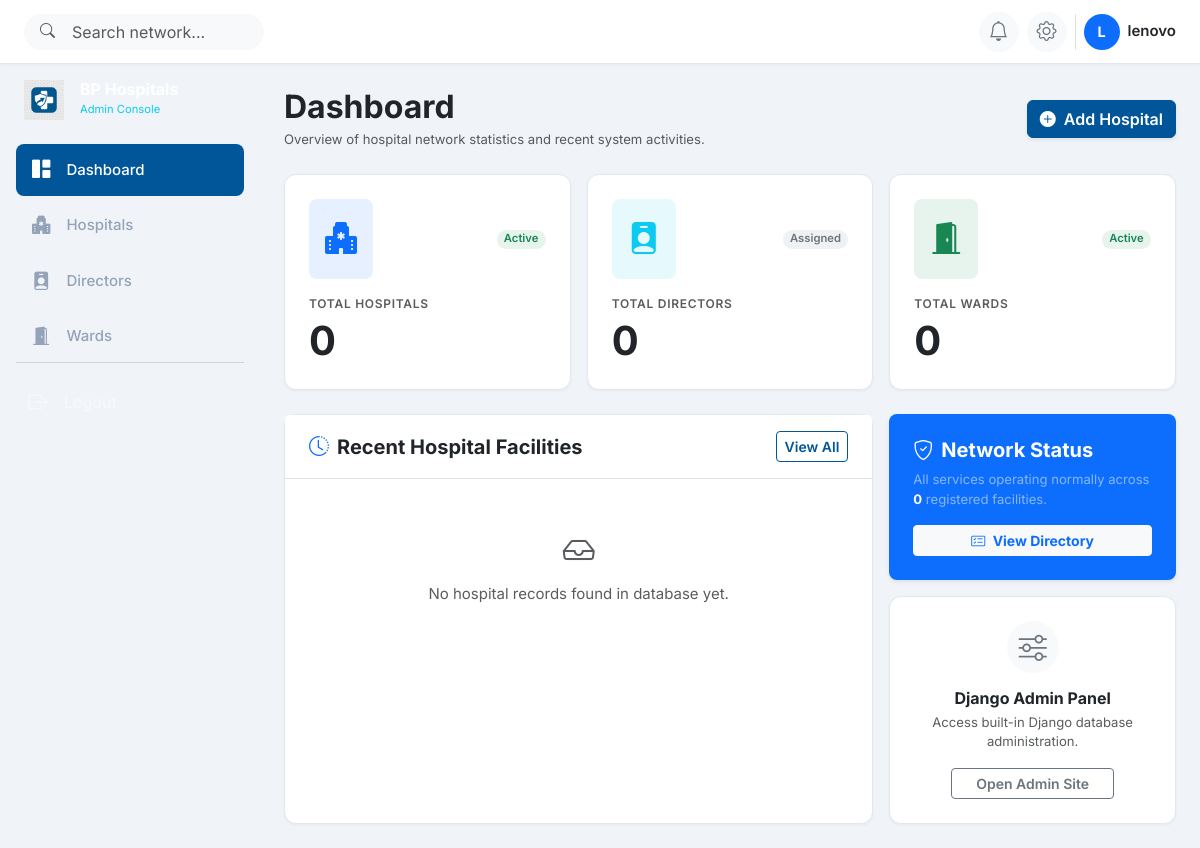
Page / (signed in) on the earlier database version.
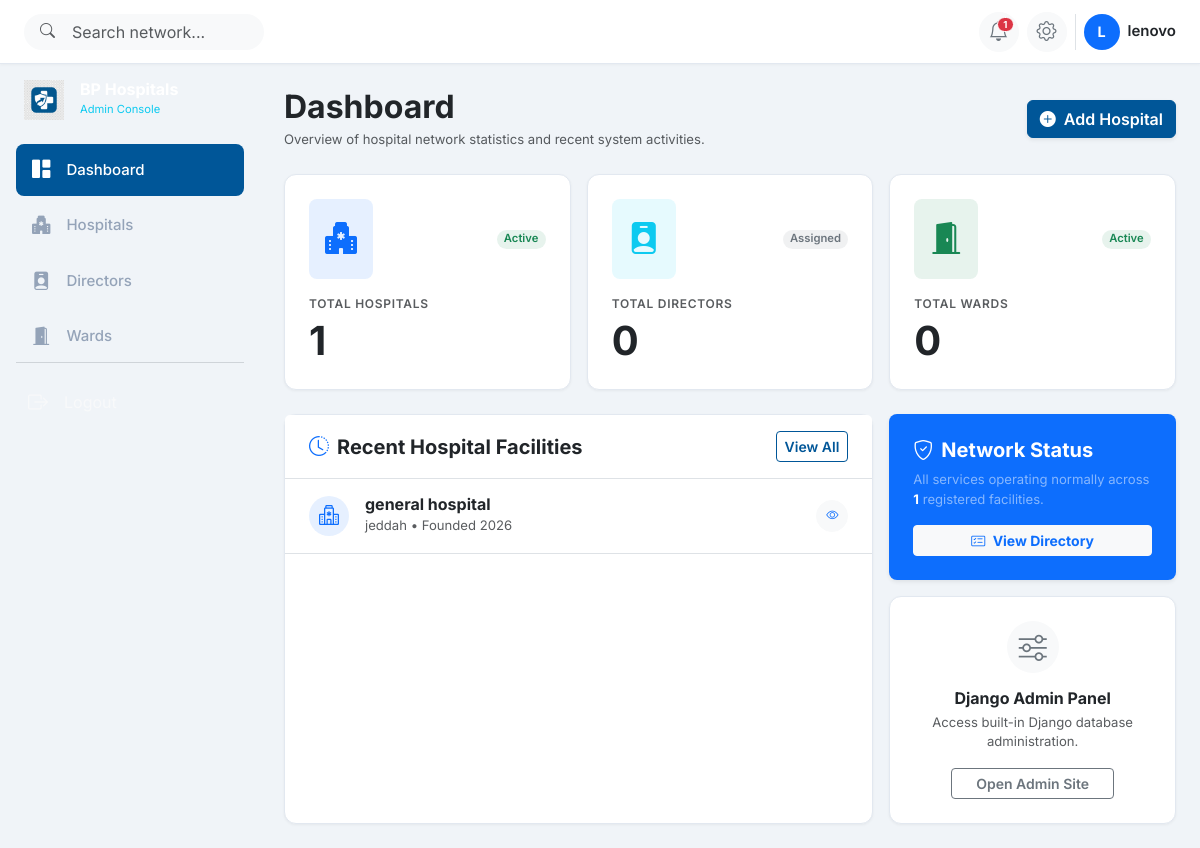
Same page on the later database version.
### hospitals/models.py (models this page shows, shortened)
class Hospital(models.Model):
    hospital_id = models.BigAutoField(primary_key=True)
    hospital_name = models.CharField(
        max_length=200,
        unique=True,
        null=False,
        blank=False,
        verbose_name="Hospital Name",
        help_text="Unique name of the hospital facility."
    )
    location = models.CharField(
        max_length=255,
        null=False,
        blank=False,
        verbose_name="Location",
        help_text="City/Region location of the hospital."
    )
    founded_year = models.IntegerField(
        null=False,
        blank=False,
        validators=[
            MinValueValidator(1800, message="Founded year cannot be before 1800."),
            MaxValueValidator(current_year(), message="Founded year cannot be in the future.")
        ],
        verbose_name="Founded Year",
        help_text="Year the hospital was established (between 1800 and present)."
    )
    created_at = models.DateTimeField(default=timezone.now, verbose_name="Created At")
    updated_at = models.DateTimeField(auto_now=True, verbose_name="Updated At")
    class Meta:
        verbose_name = "Hospital"
        verbose_name_plural = "Hospitals"
        ordering = ['-updated_at', 'hospital_name']
        constraints = [
            CheckConstraint(
                condition=Q(founded_year__gte=1800) & Q(founded_year__lte=datetime.date.today().year),
                name="check_founded_year_valid"
            )
        ]

### hospitals/views.py (the view)
# urls.py: path('', DashboardView.as_view(), name='dashboard'),
class DashboardView(LoginRequiredMixin, TemplateView):
    template_name = 'dashboard.html'
    def get_context_data(self, **kwargs):
        context = super().get_context_data(**kwargs)
        context['total_hospitals'] = Hospital.objects.count()
        context['total_directors'] = HospitalDirector.objects.count()
        context['total_wards'] = Ward.objects.count()
        recent_hospitals = Hospital.objects.order_by('-updated_at')[:3]
        recent_directors = HospitalDirector.objects.order_by('-updated_at')[:3]
        recent_wards = Ward.objects.order_by('-updated_at')[:3]
        context['recent_hospitals'] = recent_hospitals
        context['recent_directors'] = recent_directors
        context['recent_wards'] = recent_wards
        return context

### templates/dashboard.html (shortened to what the changed rows need)
{% extends 'base.html' %}
{% block content %}
<div class="d-flex flex-column flex-sm-row justify-content-between align-items-sm-center gap-3 mb-4">
    <div>
        <h2 class="fw-bold text-dark mb-1">Dashboard</h2>
    </div>
</div>
<div class="row g-3 mb-4">
    <div class="col-12 col-md-4">
        <a href="{% url 'hospital_list' %}" class="card bp-card text-decoration-none h-100 p-4 d-block">
            <div class="d-flex align-items-center justify-content-between mb-3">
                <div class="p-3 rounded-3 bg-primary bg-opacity-10 text-primary">
                </div>
                <span class="badge bg-success bg-opacity-10 text-success rounded-pill fw-semibold">Active</span>
            </div>
            <p class="text-uppercase text-muted fw-semibold mb-1" style="font-size:0.75rem;letter-spacing:0.06em;">Total Hospitals</p>
            <h3 class="fw-bold text-dark mb-0 display-6">{{ total_hospitals }}</h3>
        </a>
    </div>
</div>
<div class="row g-3">
    <div class="col-12 col-lg-8">
        <div class="card bp-card h-100">
            <div class="card-body p-0">
                {% if recent_hospitals %}
                    <div class="list-group list-group-flush">
                        {% for hospital in recent_hospitals %}
                            <div class="list-group-item border-0 border-bottom px-4 py-3 d-flex align-items-center justify-content-between">
                                <div class="d-flex align-items-center gap-3">
                                    <div class="rounded-circle bg-primary bg-opacity-10 text-primary d-flex align-items-center justify-content-center"
                                         style="width:40px;height:40px;">
                                        <i class="bi bi-hospital fs-5"></i>
                                    </div>
                                    <div>
                                        <h6 class="fw-bold text-dark mb-0">{{ hospital.hospital_name }}</h6>
                                        <small class="text-muted">{{ hospital.location }} • Founded {{ hospital.founded_year }}</small>
                                    </div>
                                </div>
                                <a href="{% url 'hospital_detail' hospital.pk %}"
                                   class="btn btn-sm btn-light rounded-circle d-flex align-items-center justify-content-center"
                                   style="width:32px;height:32px;" title="View Details">
                                    <i class="bi bi-eye text-primary small"></i>
                                </a>
                            </div>
                        {% endfor %}
                    </div>
                {% else %}
                    <div class="p-5 text-center text-muted">
                        <i class="bi bi-inbox fs-2 d-block mb-2"></i>
                        <p class="mb-0">No hospital records found in database yet.</p>
                    </div>
                {% endif %}
            </div>
        </div>
    </div>
    <div class="col-12 col-lg-4 d-flex flex-column gap-3">
        <div class="card border-0 bg-primary text-white p-4 rounded-3 shadow-sm">
            <p class="text-white-50 small mb-3">
                All services operating normally across <strong class="text-white">{{ total_hospitals }}</strong> registered facilities.
            </p>
        </div>
    </div>
</div>
{% endblock %}

### templates/base.html (shortened to what the changed rows need)
{% load static %}
<!DOCTYPE html>
<html lang="en">
<head>
    <link href="https://cdn.jsdelivr.net/npm/bootstrap@5.3.3/dist/css/bootstrap.min.css" rel="stylesheet"/>
    <link href="https://cdn.jsdelivr.net/npm/bootstrap-icons@1.11.3/font/bootstrap-icons.min.css" rel="stylesheet"/>
    <link href="{% static 'css/custom.css' %}" rel="stylesheet"/>
</head>
<body>
    <header class="bp-header fixed-top d-flex align-items-center justify-content-between px-3 px-md-4">
        <div class="d-flex align-items-center gap-2">
            <div class="dropdown">
                <button class="btn btn-light rounded-circle position-relative d-flex align-items-center justify-content-center"
                        type="button"
                        id="notificationsDropdown"
                        data-bs-toggle="dropdown"
                        data-bs-auto-close="outside"
                        aria-expanded="false"
                        aria-haspopup="true"
                        title="Notifications"
                        style="width:40px;height:40px;">
                    <i class="bi bi-bell fs-5 text-secondary"></i>
                    {% if unread_notifications_count > 0 %}
                        <span class="position-absolute badge rounded-pill bg-danger border border-white"
                              style="top:4px;right:4px;font-size:0.6rem;padding:2px 5px;">
                            {{ unread_notifications_count }}
                        </span>
                    {% endif %}
                </button>
            </div>
        </div>
    </header>
    <div class="offcanvas-md offcanvas-start bp-sidebar"
         tabindex="-1"
         id="sidebarOffcanvas"
         aria-labelledby="sidebarOffcanvasLabel">
        <div class="offcanvas-body d-flex flex-column p-3">
            <div class="d-none d-md-flex align-items-center gap-3 mb-4 px-2">
                <div>
                    <h1 class="text-white fw-bold h6 mb-0 lh-1">BP Hospitals</h1>
                </div>
            </div>
        </div>
    </div>
    <main class="bp-main-content">
        <div class="container-fluid px-3 px-md-4 py-3 py-md-4">
            {% block content %}{% endblock %}
        </div>
    </main>
</body>
</html>

Differences in the rows shown:
added Hospital: hospital_name "general hospital", location "jeddah", founded_year "2026"
Other differences:
{{ unread_notifications_count }}: (not shown) → "1"
{{ total_hospitals }}: "0" → "1"
text no longer shown: "No hospital records found in database yet."
